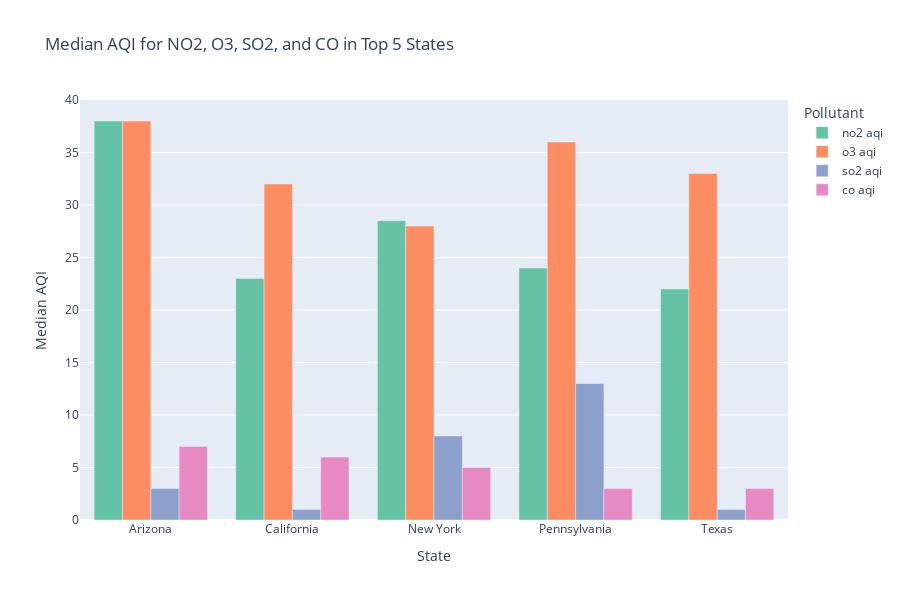

Write notebook code for a chart like this one.
### Markdown cell above
#### 10. Median AQI for NO2, O3, SO2, and CO in Top 5 States
- A grouped bar chart comparing median AQI values across pollutants for the top 5 states.

### Code cell
# Get top 5 states by measurement count
top_states = df['state'].value_counts().head(5).index

# Filter data for top 5 states
filtered_df = df[df['state'].isin(top_states)]

# Compute median AQI for each pollutant by state
median_aqi = filtered_df.groupby('state')[['no2 aqi', 'o3 aqi', 'so2 aqi', 'co aqi']].median().reset_index()

# Melt the dataframe for plotting
melted_df = median_aqi.melt(
    id_vars='state',
    value_vars=['no2 aqi', 'o3 aqi', 'so2 aqi', 'co aqi'],
    var_name='Pollutant',
    value_name='Median AQI'
)

# Create grouped bar plot
fig = px.bar(
    melted_df,
    x='state',
    y='Median AQI',
    color='Pollutant',
    barmode='group',
    title='Median AQI for NO2, O3, SO2, and CO in Top 5 States',
    color_discrete_sequence=px.colors.qualitative.Set2
)

# Update layout for clarity
fig.update_layout(
    xaxis_title='State',
    yaxis_title='Median AQI',
    legend_title='Pollutant',
    width=900,
    height=600
)

# Show plot
fig.show()

fig.write_html("data/outputs/Median AQI for NO2, O3, SO2, and CO in Top 5 States.html")

### Figure 1 — Plotly figure (JSON) as saved in the notebook; plotly's stock layout.template omitted (floating-point values rounded to 4 significant figures)
{"data": [{"alignmentgroup": "True", "hovertemplate": "Pollutant=no2 aqi<br>state=%{x}<br>Median AQI=%{y}<extra></extra>", "legendgroup": "no2 aqi", "marker": {"color": "rgb(102,194,165)", "pattern": {"shape": ""}}, "name": "no2 aqi", "offsetgroup": "no2 aqi", "orientation": "v", "showlegend": true, "textposition": "auto", "type": "bar", "x": ["Arizona", "California", "New York", "Pennsylvania", "Texas"], "xaxis": "x", "y": [38, 23, 28.5, 24, 22], "yaxis": "y"}, {"alignmentgroup": "True", "hovertemplate": "Pollutant=o3 aqi<br>state=%{x}<br>Median AQI=%{y}<extra></extra>", "legendgroup": "o3 aqi", "marker": {"color": "rgb(252,141,98)", "pattern": {"shape": ""}}, "name": "o3 aqi", "offsetgroup": "o3 aqi", "orientation": "v", "showlegend": true, "textposition": "auto", "type": "bar", "x": ["Arizona", "California", "New York", "Pennsylvania", "Texas"], "xaxis": "x", "y": [38, 32, 28, 36, 33], "yaxis": "y"}, {"alignmentgroup": "True", "hovertemplate": "Pollutant=so2 aqi<br>state=%{x}<br>Median AQI=%{y}<extra></extra>", "legendgroup": "so2 aqi", "marker": {"color": "rgb(141,160,203)", "pattern": {"shape": ""}}, "name": "so2 aqi", "offsetgroup": "so2 aqi", "orientation": "v", "showlegend": true, "textposition": "auto", "type": "bar", "x": ["Arizona", "California", "New York", "Pennsylvania", "Texas"], "xaxis": "x", "y": [3, 1, 8, 13, 1], "yaxis": "y"}, {"alignmentgroup": "True", "hovertemplate": "Pollutant=co aqi<br>state=%{x}<br>Median AQI=%{y}<extra></extra>", "legendgroup": "co aqi", "marker": {"color": "rgb(231,138,195)", "pattern": {"shape": ""}}, "name": "co aqi", "offsetgroup": "co aqi", "orientation": "v", "showlegend": true, "textposition": "auto", "type": "bar", "x": ["Arizona", "California", "New York", "Pennsylvania", "Texas"], "xaxis": "x", "y": [7, 6, 5, 3, 3], "yaxis": "y"}], "layout": {"barmode": "group", "height": 600, "legend": {"title": {"text": "Pollutant"}, "tracegroupgap": 0}, "title": {"text": "Median AQI for NO2, O3, SO2, and CO in Top 5 States"}, "width": 900, "xaxis": {"anchor": "y", "domain": [0, 1], "title": {"text": "State"}}, "yaxis": {"anchor": "x", "domain": [0, 1], "title": {"text": "Median AQI"}}}}
